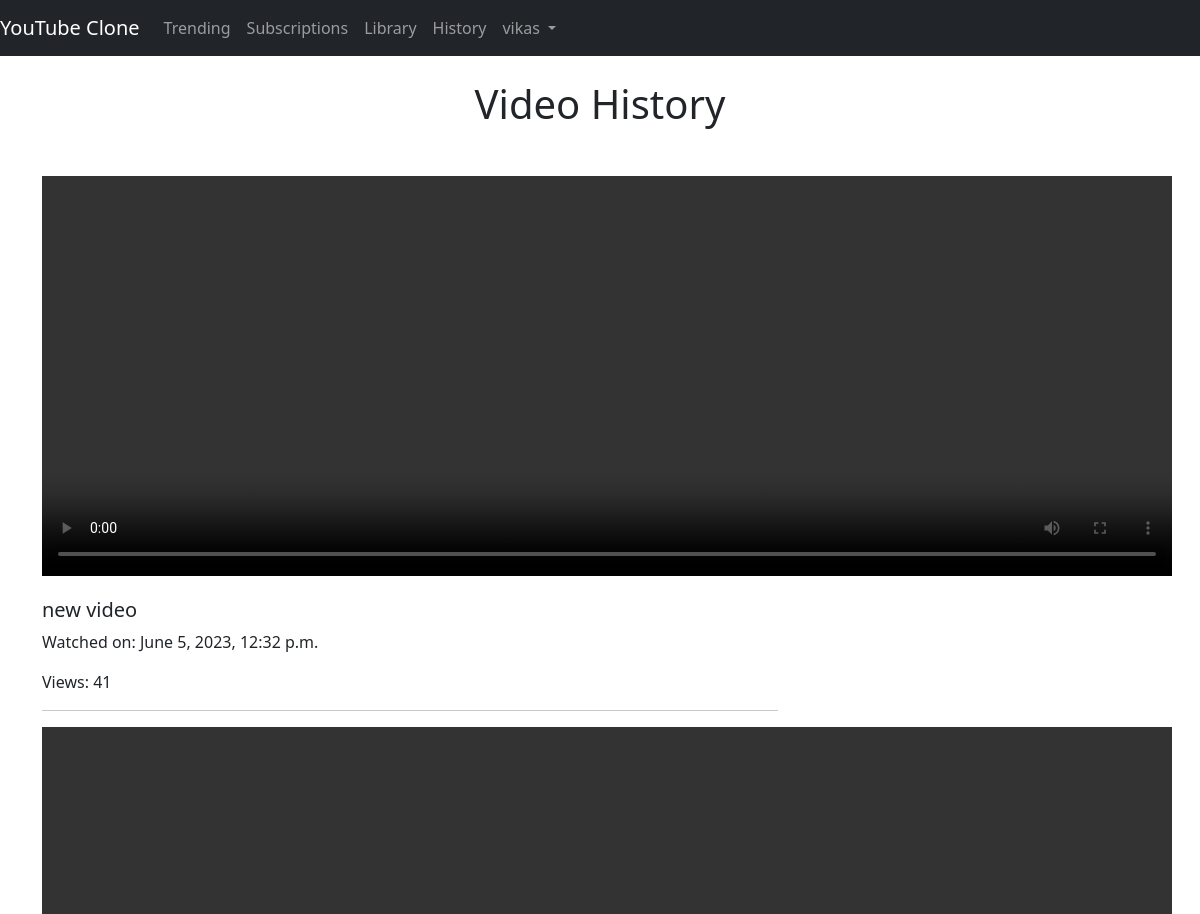
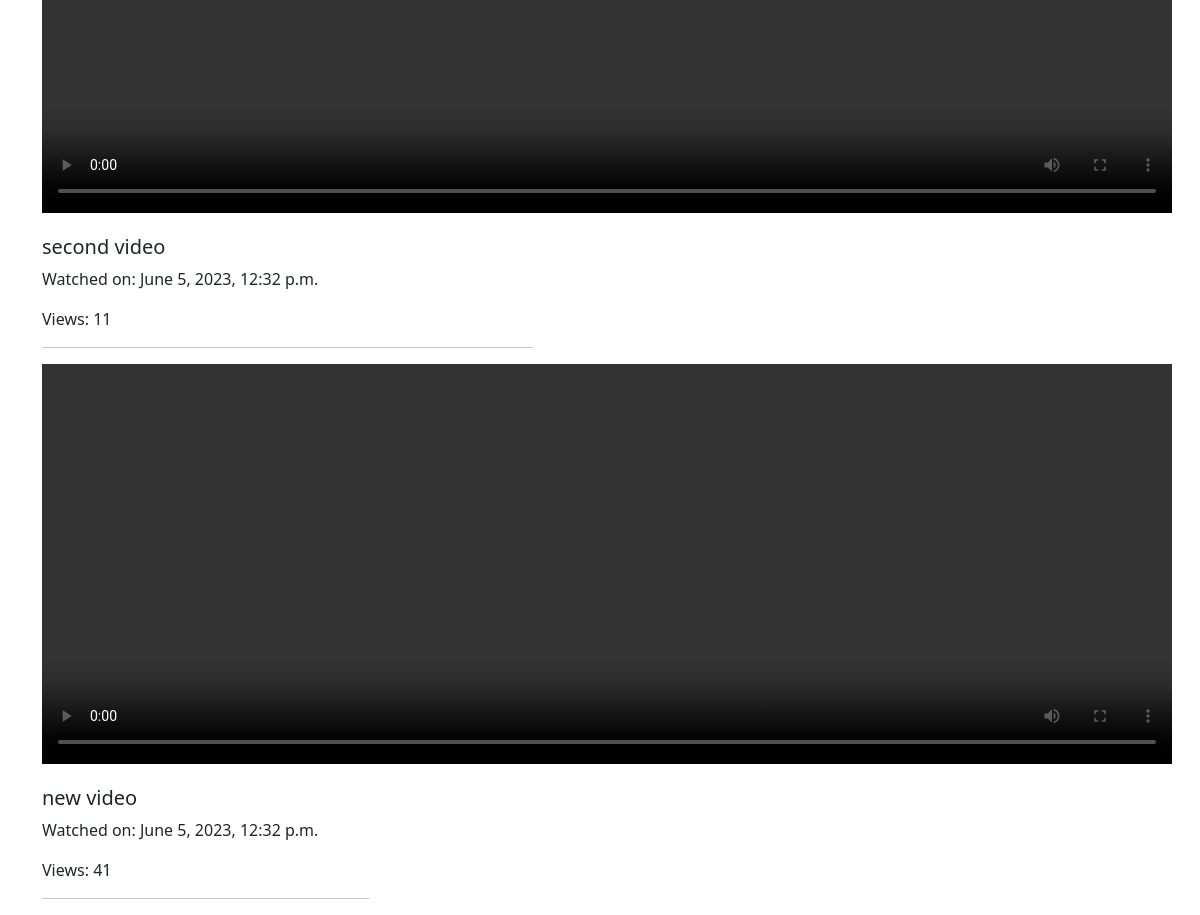
The app's page /history (signed in) with its own data (2 pictures, top to bottom).
### videos/models.py (models this page shows, shortened)
class VideoHistory(models.Model):
    user = models.ForeignKey(User, on_delete=models.CASCADE)
    video = models.ForeignKey(Video, on_delete=models.CASCADE)
    watched_on = models.DateTimeField(auto_now_add=True)

class Video(models.Model):
    user = models.ForeignKey(User, on_delete=models.CASCADE)
    title = models.CharField(max_length=200)
    description = models.TextField(blank=True, null=True)
    video_file = models.FileField(upload_to='videos')
    likes = models.ManyToManyField(User, related_name='video_like', blank=True)
    created_on = models.DateTimeField(auto_now_add=True)
    views = models.IntegerField(default=0)

### videos/views.py (the view)
# urls.py: path('history', views.video_history, name='history'),
@login_required(login_url='login')
def video_history(request):
    videos = VideoHistory.objects.filter(user=request.user).order_by('-watched_on')
    return render(request, 'videos/video_history.html', {'videos':videos})

### videos/templates/videos/video_history.html (shortened to what this page needs)
{% extends 'videos/base.html' %}
{% block content %}
<div class="container">
    <h1 class="text-center mt-4 mb-5">Video History</h1>
    <div class="row">
        {% for his in videos %}
        <div class="col-md-8">
            <video width="1130" height="400" controls>
                <source src="{{ his.video.video_file.url }}" type="video/mp4">
            </video>
            <h5 class="card-title mt-3">{{ his.video.title }}</h5>
            <p>Watched on: {{ his.watched_on }}</p>
            <p>Views: {{ his.video.views }}</p> <hr>
        {% endfor %}
    </div>
</div>
{% endblock %}

### videos/templates/videos/base.html (shortened to what this page needs)
<!doctype html>
<html lang="en">
  <head>
    <link href="https://cdn.jsdelivr.net/npm/bootstrap@5.0.2/dist/css/bootstrap.min.css" rel="stylesheet">
  </head>
  <body>
    <nav class="navbar navbar-expand-lg navbar-dark bg-dark">
        <a class="navbar-brand" href="/">YouTube Clone</a>
        <div class="collapse navbar-collapse" id="navbarNav">
          <ul class="navbar-nav ml-auto">
            <li class="nav-item active">
              <a class="nav-link" href="{% url 'tranding' %}">Trending</a>
            </li>
            <li class="nav-item active">
              <a class="nav-link" href="#">Subscriptions</a>
            </li>
            <li class="nav-item active">
              <a class="nav-link" href="{% url 'library' %}">Library</a>
            </li>
            <li class="nav-item active">
              <a class="nav-link" href="{% url 'history' %}">History</a>
            </li>
            {% if request.user.is_authenticated %}
            <li class="nav-item dropdown">
              <a class="nav-link dropdown-toggle" href="#" id="navbarDropdown" role="button" data-bs-toggle="dropdown" aria-expanded="false">
                {{request.user.username}}
              </a>
            </li>
            {% endif %}
          </ul>
        </div>
      </nav>
      {% block content %}
      {% endblock content %}
  </body>
</html>

### records on screen
VideoHistory: video "new video", watched_on "June 5, 2023, 12:32 p.m.", video.views "41"
VideoHistory: video "second video", watched_on "June 5, 2023, 12:32 p.m.", video.views "11"
VideoHistory: video "new video", watched_on "June 5, 2023, 12:32 p.m.", video.views "41"

### other values on screen
{{ request.user.username }} "vikas"
